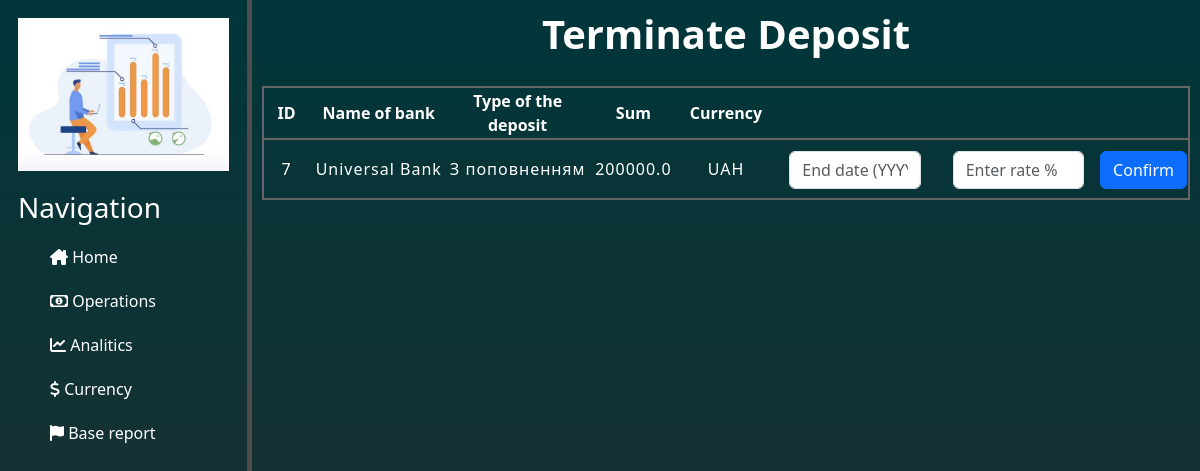
The app's page /deposits/terminate_deposits, older data.
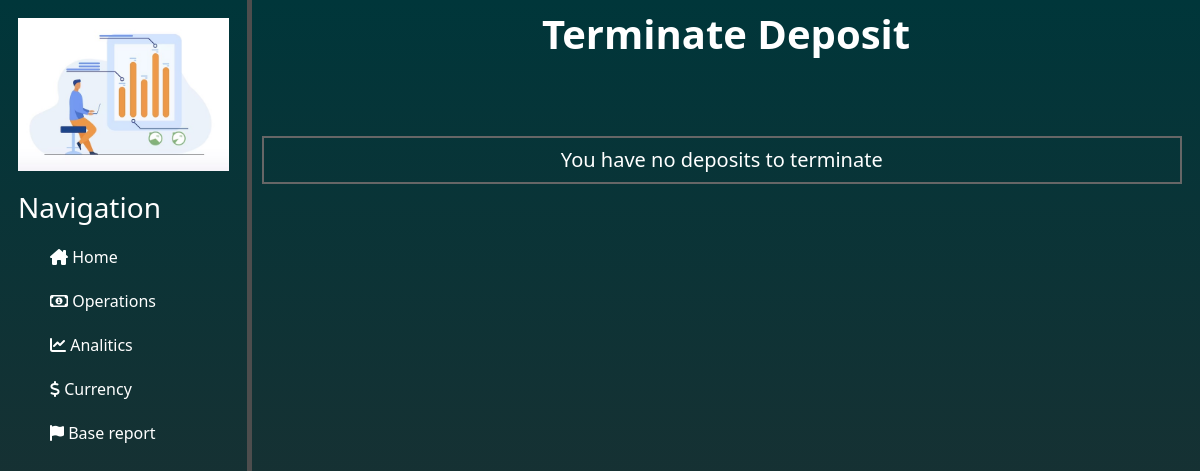
The same page, newer data.
### deposits/models.py (models this page shows)
class Deposits(BaseTableForProducts):
    class Meta:
        db_table = 'deposits'
    bank = models.CharField(max_length=30)  # Назва банку
    add_deposit = models.CharField(max_length=30, choices=select_confirm)
    auto_capitalization = models.IntegerField(choices=select_auto_capitalization)
    terminate_deposit = models.CharField(max_length=30, choices=select_confirm)

### deposits/views.py (the view, shortened to what this page needs)
# urls.py: path('terminate_deposits', views.terminate_deposits, name='terminate_deposits'),
def terminate_deposits(request):
    error = ''
    successful_operation = ''
    deposits_to_terminate = Deposits.objects.filter(end_date__gt=date.today(), terminate_deposit="apply")
    return render (request, 'deposits/terminate_deposits.html', {'deposits_to_terminate': deposits_to_terminate,
                                                                 'error': error,
                                                                 'successful_operation': successful_operation})

### deposits/templates/deposits/terminate_deposits.html (shortened to what this page needs)
{% extends 'main/layout.html' %}
{% block content %}
    <div class="main_div_add_to_deposit">
        <div class="title">
            <h1><b> Terminate Deposit </b></h1>
        </div>
        {% if deposits_to_terminate %}
            <div class="block_information_about_deposits">
                    <table class="table_deposits_to_add">
                        <tr>
                            <th scope="col">ID </th>
                            <th scope="col">Name of bank</th>
                            <th scope="col">Type of the deposit</th>
                            <th>Sum </th>
                            <th>Currency</th>
                            <th></th>
                        </tr>
                        {% for el in deposits_to_terminate %}
                            <tr>
                                <td>{{ el.id }} </td>
                                <td>{{ el.bank }}</td>
                                <td>{{ el.name }}</td>
                                <td>{{ el.sum }} </td>
                                <td>{{ el.currency }} </td>
                                <td>
                                    <form class="form_for_add_to_deposit" action="{% url 'terminate_deposits' %}?id={{ el.id }}" method="POST">
                                        <div class="form-group mx-sm-3 mb-2">
                                            <input class="form-control" name="terminate_date" placeholder="End date (YYYY-MM-DD)">
                                        </div>
                                        <div class="form-group mx-sm-3 mb-2">
                                            <input class="form-control" name="terminate_rate" placeholder="Enter rate %">
                                        </div>
                                        <button type="submit" class="btn btn-primary mb-2">Confirm </button>
                                    </form>
                                </td>
                            </tr>
                        {% endfor %}
                    </table>
            </div>
            {% if successful_operation %}
                <div class="successful_operation">
                    <h5>{{ successful_operation }}</h5>
                </div>
            {% else %}
                <div class="error_add_to_deposit">
                </div>
            {% endif %}
        {% else %}
            <div class="block_empty_deposits">
                <h5> You have no deposits to terminate </h5>
            </div>
        {% endif %}
    </div>
{% endblock %}

### main/templates/main/layout.html (shortened to what this page needs)
{% load static %}
<!doctype html>
<html lang="en">
<head>
    <link rel="stylesheet" href="{% static 'main/css/normalize.css' %}">
    <link href="https://cdn.jsdelivr.net/npm/bootstrap@5.3.0-alpha1/dist/css/bootstrap.min.css" rel="stylesheet">
    <link rel="stylesheet" href="https://use.fontawesome.com/releases/v6.2.1/css/all.css">
    <link rel="stylesheet" href="{% static 'main/css/home.css' %}">
    <link rel="stylesheet" href="{% static 'operations/css/operations.css' %}">
    <link rel="stylesheet" href="{% static 'deposits/css/add_deposit.css' %}">
    <link rel="stylesheet" href="{% static 'deposits/css/add_to_deposit.css' %}">
    <link rel="stylesheet" href="{% static 'deposits/css/delete_deposits.css' %}">
    <link rel="stylesheet" href="{% static 'currency/css/currency.css' %}">
    <link rel="stylesheet" href="{% static 'loans/css/add_loan.css' %}">
    <link rel="stylesheet" href="{% static 'css/general.css' %}">
    <link rel="stylesheet" href="{% static 'governments/css/general_information_governments.css' %}">
</head>
<body>
    <aside>
        <img src="{% static 'main/img/analitics.jpg' %}" alt="logo">
        <h3> Navigation </h3>
        <ul>
            <a href="{% url 'home' %}">      <li> <i class="fa-sharp fa-solid fa-house-chimney"></i> Home </li></a>
            <a href="{% url 'operations' %}"> <li> <i class="fa-regular fa-money-bill-1"> </i> Operations  </li></a>
            <a href="{% url 'analitics' %}">  <li> <i class="fa-solid fa-chart-line">     </i> Analitics   </li></a>
            <a href="{% url 'currency' %}">  <li>  <i class="fa-solid fa-dollar-sign">    </i> Currency    </li></a>
            <a href="{% url 'basereport' %}"> <li> <i class="fa-solid fa-flag">           </i> Base report </li></a>
        </ul>
    </aside>
    {% block content %}
    {% endblock %}
</body>
</html>

### main/static/main/css/home.css (style rules this page uses)
body { background: linear-gradient(#00363a,#2c2c2c); color: white; }
aside { float : left; linear-gradient(#00363a,#2c2c2c); width : 21%; padding: 1.5%; height: 120vh; color: white; border-right: 5px solid #4d4d4d; }
aside img { width: 100%; }
aside h3 { margin-top: 20px; }
aside ul { list-style: none }
aside ul li { margin-top: 20px; color: white; display : block; transition: transform .3s ease; }
aside ul li:hover, ul a { color : yellow; text-decoration: none; transform: scale(1.05); }

### operations/static/operations/css/operations.css (style rules this page uses)
.title { text-align: center; padding: 10px; }
.block_empty_deposits { margin-top: 40px; display: flex; flex-direction: column; }
.block_empty_deposits h5 { text-align: center; border : 2px solid #666666; width : 97%; margin-top: 20px; margin-left: 10px; padding: 10px 10px; }

### deposits/static/deposits/css/add_to_deposit.css (style rules this page uses)
.main_div_add_to_deposit { display: flex; flex-direction: column; }

Row changes from the older to the newer data that the page shows:
removed Deposits: id "7", bank "Universal Bank", name "З поповненням", sum "200000.0", currency "UAH"
Text that changed along with them:
text no longer shown: "ID Name of bank Type of the deposit Sum Currency"
text now shown: "You have no deposits to terminate"
